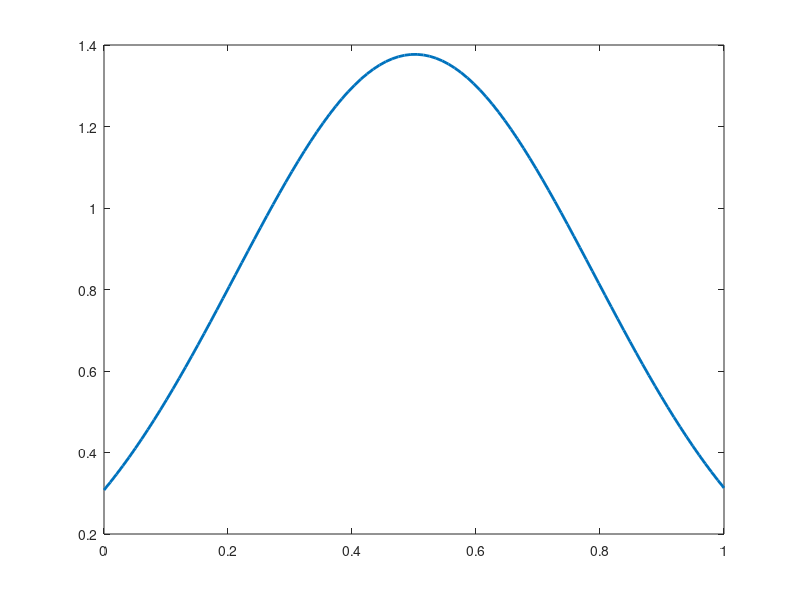

MATLAB code for this plot:
a=textread('linear_congruential.txt');
x=linspace(0,1);
y=pdf('Normal',x,0.5014,0.2897);
plot(x,y,'LineWidth',2)
mu=mean(a)
sigma=sqrt(var(a))


